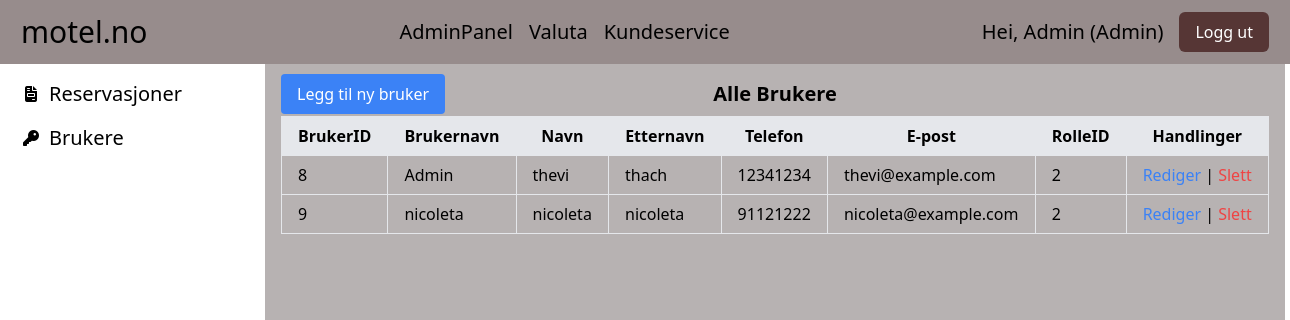
The app's page /Views/AdminPanel/ManageUsers.php (signed in) with its own data.
### tables this page shows
CREATE TABLE `Bruker` (
  `BrukerID` int(11) NOT NULL AUTO_INCREMENT,
  `Navn` varchar(255) NOT NULL,
  `Etternavn` varchar(255) NOT NULL,
  `TlfNr` varchar(20) NOT NULL,
  `Email` varchar(255) NOT NULL,
  `Password` varchar(255) NOT NULL,
  `UserName` varchar(255) UNIQUE NOT NULL,
  `RolleID` int(11) NOT NULL,
  `FailedLoginAttempts` int(11) NOT NULL DEFAULT 0,
  `LastFailedLogin` TIMESTAMP NULL DEFAULT NULL,
  PRIMARY KEY (`BrukerID`)
);

### Includes/Classes/User.php (called while the page is built, shortened)
<?php
class User
{
    public function __construct($conn, ?string $username = null, ?string $password = null, ?string $firstname = null, ?string $lastname = null, ?string $phone = null, ?string $email = null, ?string $role = null)
    {
        $this->conn = $conn;
    }
}

### Includes/Classes/Admin.php (called while the page is built, shortened)
<?php
include_once($_SERVER['DOCUMENT_ROOT'] . '/Rombooking-system-/Includes/Classes/User.php');
class Admin extends User
{
    public function listUsers()
    {
        $sql = "SELECT * FROM Bruker";
        $result = $this->conn->query($sql);
        $users = [];
        while ($row = $result->fetch_assoc()) {
            $users[] = $row;
        }
        return $users;
    }
}

### Includes/Components/AllUsers.php (the view, shortened to what this page needs)
<?php
include($_SERVER['DOCUMENT_ROOT'] . '/Rombooking-system-/Includes/Classes/Admin.php');
$admin = new Admin($conn);
$users = $admin->listUsers();
?>
<html>
<link rel="stylesheet" href="https://cdn.jsdelivr.net/npm/tailwindcss@2.2.19/dist/tailwind.min.css">
<div class="users-section">
    <div class="relative flex items-center justify-between pb-2">
        <a href="/Rombooking-system-/Views/AdminPanel/addUser.php"
            class="bg-blue-500 text-white px-4 py-2 rounded absolute left-0">
            Legg til ny bruker
        </a>
        <h2 class="text-xl text-center font-semibold w-full">Alle Brukere</h2>
    </div>
    <?php if (!empty($users)): ?>
        <table class="table-auto w-full border-collapse">
            <thead>
                <tr class="bg-gray-200">
                    <th class="border px-4 py-2">BrukerID</th>
                    <th class="border px-4 py-2">Brukernavn</th>
                    <th class="border px-4 py-2">Navn</th>
                    <th class="border px-4 py-2">Etternavn</th>
                    <th class="border px-4 py-2">Telefon</th>
                    <th class="border px-4 py-2">E-post</th>
                    <th class="border px-4 py-2">RolleID</th>
                    <th class="border px-4 py-2">Handlinger</th>
                </tr>
            </thead>
            <tbody>
                <?php foreach ($users as $user): ?>
                    <tr>
                        <td class="border px-4 py-2"><?php echo htmlspecialchars($user['BrukerID']); ?></td>
                        <td class="border px-4 py-2"><?php echo htmlspecialchars($user['UserName']); ?></td>
                        <td class="border px-4 py-2"><?php echo htmlspecialchars($user['Navn']); ?></td>
                        <td class="border px-4 py-2"><?php echo htmlspecialchars($user['Etternavn']); ?></td>
                        <td class="border px-4 py-2"><?php echo htmlspecialchars($user['TlfNr']); ?></td>
                        <td class="border px-4 py-2"><?php echo htmlspecialchars($user['Email']); ?></td>
                        <td class="border px-4 py-2"><?php echo htmlspecialchars($user['RolleID']); ?></td>
                        <td class="border px-4 py-2">
                            <a href="/Rombooking-system-/Views/AdminPanel/UpdateUser.php?BrukerID=<?php echo $user['BrukerID']; ?>"
                                class="text-blue-500 hover:underline">Rediger</a> |
                            <a href="DeleteUser.php?BrukerID=<?php echo $user['BrukerID']; ?>"
                                class="text-red-500 hover:underline">Slett</a>
                        </td>
                    </tr>
                <?php endforeach; ?>
            </tbody>
        </table>
    <?php else: ?>
        <p class="text-center">Ingen brukere funnet.</p>
    <?php endif; ?>
</div>
</html>

### Includes/Layout/Navbar.php (style rules this page uses)
html { overflow-y: scroll; }

### records on screen
bruker: BrukerID "8", UserName "Admin", Navn "thevi", Etternavn "thach", TlfNr "12341234", Email "thevi@example.com", RolleID "2"
bruker: BrukerID "9", UserName "nicoleta", Navn "nicoleta", Etternavn "nicoleta", TlfNr "91121222", Email "nicoleta@example.com", RolleID "2"

### other values on screen
$_SESSION['UserName'] "Admin"
